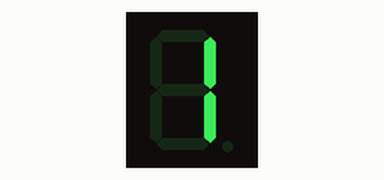
The sketch below on a simulated Arduino Uno, built with avr-gcc and run on an emulated ATmega328P. On the bench: 1-digit seven-segment display. Wiring (inferred from the names in the program): 1-digit 7-segment display, segments lit when HIGH: segments pin 3, pin 2, pin 8, pin 7, pin 6, pin 4, pin 5. The segment pins are drawn as the display they are named for.

Above: at 0.1 s.
At 4.1 s:
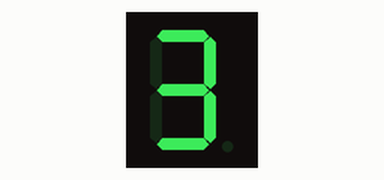
At 8.1 s:
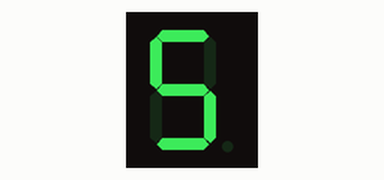
At 16.1 s:
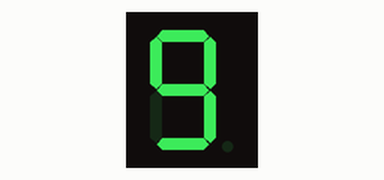
At 27.1 s:
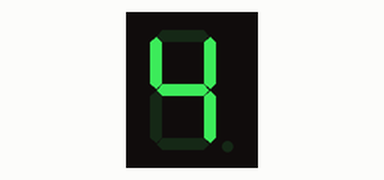
At 39.1 s:
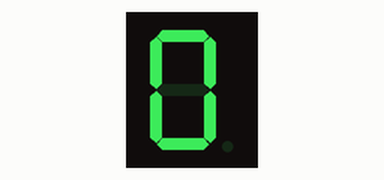

The sketch:

counting0-9_1digit.ino
```cpp
int B=2;
int A=3;
int F=4;
int G=5;
int E=6;
int D=7;
int C=8;
int i=0;
void setup() {
 for(i=2;i<9;i++){
  pinMode(i,OUTPUT);
 }
 Serial.begin(115200);
}
void loop() {
  digitalWrite(B,HIGH);
  digitalWrite(C,HIGH);
  delay(1000);
  digitalWrite(B,LOW);
  digitalWrite(C,LOW);
  //1
  delay(1000);
  digitalWrite(A,HIGH);
  digitalWrite(B,HIGH);
  digitalWrite(G,HIGH);
  digitalWrite(E,HIGH);
  digitalWrite(D,HIGH);
delay(1000);
  digitalWrite(A,LOW);
  digitalWrite(B,LOW);
  digitalWrite(G,LOW);
  digitalWrite(E,LOW);
  digitalWrite(D,LOW);
//2
  delay(1000);
  digitalWrite(A,HIGH);
  digitalWrite(B,HIGH);
  digitalWrite(G,HIGH);
  digitalWrite(C,HIGH);
  digitalWrite(D,HIGH);
delay(1000);
  digitalWrite(A,LOW);
  digitalWrite(B,LOW);
  digitalWrite(G,LOW);
  digitalWrite(C,LOW);
  digitalWrite(D,LOW);
  //3
  delay(1000);
  digitalWrite(F,HIGH);
  digitalWrite(G,HIGH);
  digitalWrite(B,HIGH);
  digitalWrite(C,HIGH);
delay(1000);
  digitalWrite(F,LOW);
  digitalWrite(G,LOW);
  digitalWrite(B,LOW);
  digitalWrite(C,LOW);
  //4
  delay(1000);
  digitalWrite(A,HIGH);
  digitalWrite(F,HIGH);
  digitalWrite(G,HIGH);
  digitalWrite(C,HIGH);
  digitalWrite(D,HIGH);
delay(1000);
  digitalWrite(A,LOW);
  digitalWrite(F,LOW);
  digitalWrite(G,LOW);
  digitalWrite(C,LOW);
  digitalWrite(D,LOW);
  //5
  delay(1000);
  digitalWrite(A,HIGH);
  digitalWrite(D,HIGH);
  digitalWrite(G,HIGH);
  digitalWrite(E,HIGH);
  digitalWrite(F,HIGH);
  digitalWrite(C,HIGH);
delay(1000);
  digitalWrite(A,LOW);
  digitalWrite(D,LOW);
  digitalWrite(G,LOW);
  digitalWrite(E,LOW);
  digitalWrite(F,LOW);
  digitalWrite(C,LOW);
  //6
  delay(1000);
  digitalWrite(A,HIGH);
  digitalWrite(B,HIGH);
  digitalWrite(C,HIGH);
delay(1000);
  digitalWrite(A,LOW);
  digitalWrite(B,LOW);
  digitalWrite(C,LOW);
  //7
  delay(1000);
  digitalWrite(A,HIGH);
  digitalWrite(F,HIGH);
  digitalWrite(G,HIGH);
  digitalWrite(B,HIGH);
  digitalWrite(E,HIGH);
  digitalWrite(D,HIGH);
  digitalWrite(C,HIGH);
delay(1000);
  digitalWrite(A,LOW);
  digitalWrite(F,LOW);
  digitalWrite(G,LOW);
  digitalWrite(B,LOW);
  digitalWrite(E,LOW);
  digitalWrite(D,LOW);
  digitalWrite(C,LOW);
  //8
  delay(1000);
  digitalWrite(A,HIGH);
  digitalWrite(D,HIGH);
  digitalWrite(G,HIGH);
  digitalWrite(B,HIGH);
  digitalWrite(C,HIGH);
  digitalWrite(F,HIGH);
delay(1000);
  digitalWrite(A,LOW);
  digitalWrite(D,LOW);
  digitalWrite(G,LOW);
  digitalWrite(B,LOW);
  digitalWrite(C,LOW);
  digitalWrite(F,LOW);
  //9
  delay(1000);
  digitalWrite(A,HIGH);
  digitalWrite(F,HIGH);
  digitalWrite(B,HIGH);
  digitalWrite(E,HIGH);
  digitalWrite(D,HIGH);
  digitalWrite(C,HIGH);
delay(1000);
  digitalWrite(A,LOW);
  digitalWrite(F,LOW);
  digitalWrite(B,LOW);
  digitalWrite(E,LOW);
  digitalWrite(D,LOW);
  digitalWrite(C,LOW);
  //0
  delay(1000);


  //  digitalWrite(A,HIGH);
//  digitalWrite(F,HIGH);
//  digitalWrite(G,HIGH);
//  digitalWrite(E,HIGH);
//  digitalWrite(C,HIGH);
//  digitalWrite(D,HIGH);


  delay(1000);
}
```

Measured:
- what the display in image 1 shows lasts 1.0 s, from 4.0 s to 5.0 s
